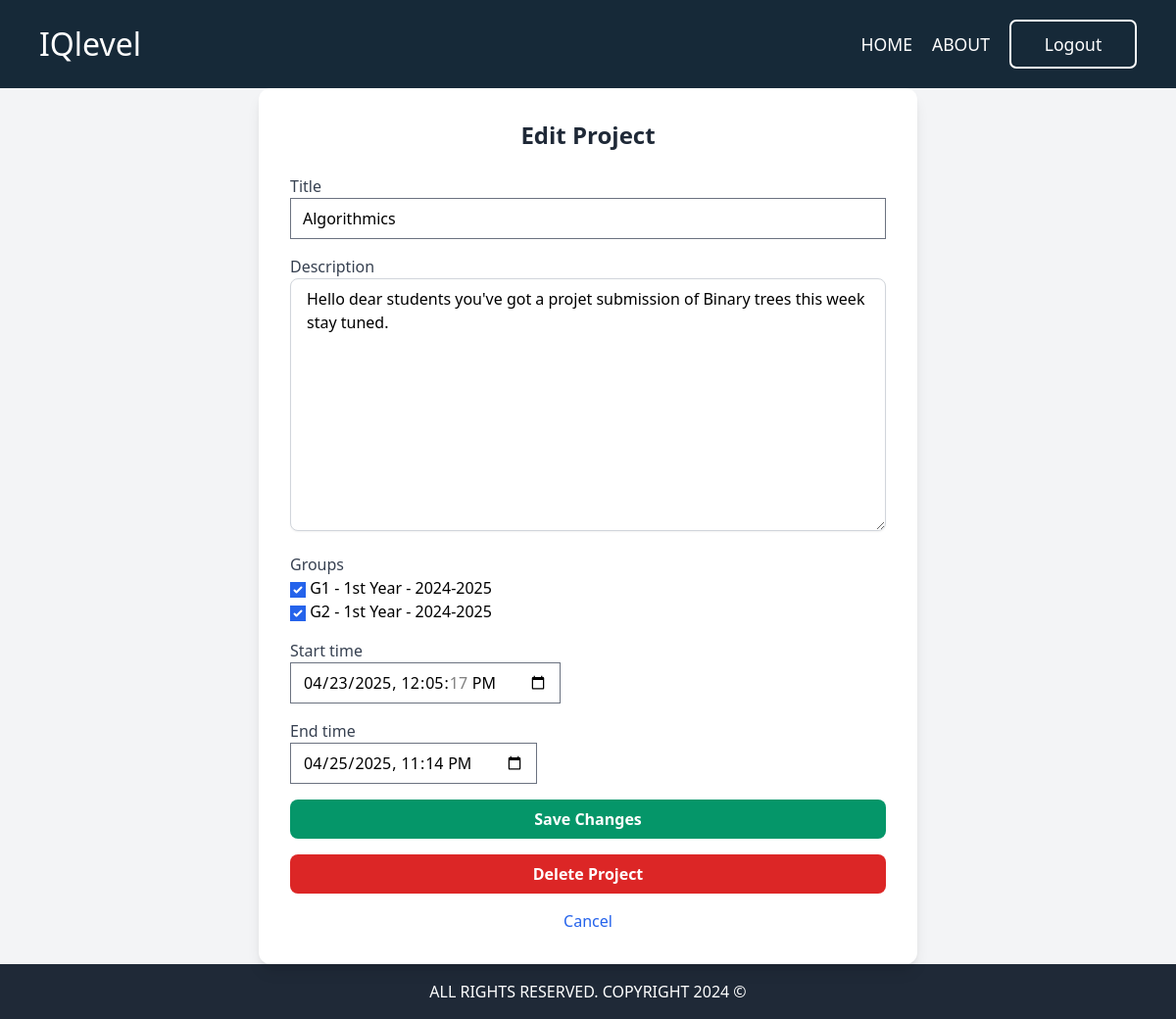
Page /professor/edit-project/1/ (signed in) on the earlier database version.
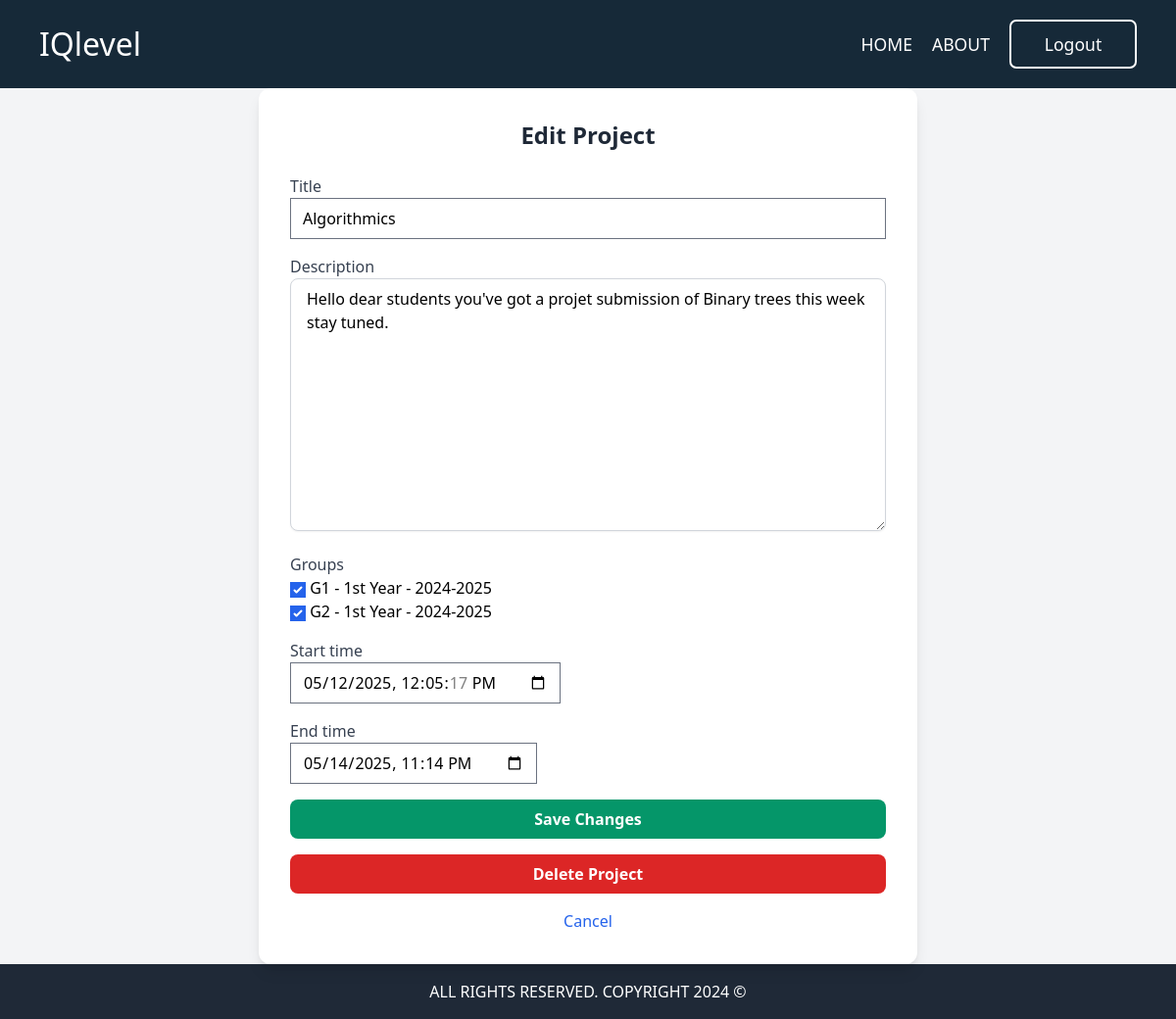
Same page on the later database version.
### projetTask/models.py (models this page shows, shortened)
class ProjectSubmissionTask(models.Model):
    title = models.CharField(max_length=200)
    description = models.TextField()
    created_by = models.ForeignKey(Professor, on_delete=models.CASCADE)
    groups = models.ManyToManyField(Group)
    start_time = models.DateTimeField()
    end_time = models.DateTimeField()

### documents/views.py (the view)
# urls.py: path('professor/edit-project/<int:project_id>/', views.edit_project, name='edit_project'),
@login_required
def edit_project(request, project_id):
    project = get_object_or_404(ProjectSubmissionTask, id=project_id)
    if not request.user.is_professor:
        messages.error(request, "You are not authorized to edit this quiz.")
        print("hh")
        return redirect('index')  # Redirect unauthorized users
    if request.method == "POST":
        form = projectForm(request.POST, instance=project, professor=request.user.professor)
        if form.is_valid():
            form.save()
            return redirect('index')
    else:
        form = projectForm(instance=project, professor=request.user.professor)
    return render(request, 'projet/edit_project.html', {'form': form, 'project': project})

### documents/models.py (called while the page is built)
    @property
    def is_professor(self):
        return self.role == 'professor'

### groupe/models.py (called while the page is built)
    def __str__(self):
        return f"{self.name} - {self.academic_level} - {self.academic_session.year}"

### theme/templates/projet/edit_project.html (shortened to what this page needs)
{% extends "base.html" %}
{% load static %}
{% block content %}
<section class="bg-gray-100 flex items-center justify-center min-h-screen">
    <div class="w-full max-w-2xl bg-white shadow-lg rounded-xl p-8">
        <h2 class="text-2xl font-bold text-gray-800 mb-6 text-center">Edit Project</h2>
        <form method="POST" enctype="multipart/form-data" class="space-y-4">
            {% for field in form %}
                <div>
                    <label class="block text-gray-700 font-medium">{{ field.label }}</label>
                    {{ field }}
                </div>
            {% endfor %}
            <button type="submit" class="w-full bg-green-600 hover:bg-green-700 text-white font-bold py-2 px-4 rounded-lg transition">Save Changes</button>
        </form>
        <form method="POST" action="{% url 'delete_project' project.id %}" class="mt-4" onsubmit="confirmDeletion(event)">
            <button type="submit" class="w-full bg-red-600 hover:bg-red-700 text-white font-bold py-2 px-4 rounded-lg transition">Delete Project</button>
        </form>
        <div class="mt-4 text-center">
            <a href="{% url 'index' %}" class="text-blue-600 hover:underline">Cancel</a>
        </div>
    </div>
</section>
{% endblock content %}

Differences in the rows shown:
changed ProjectSubmissionTask "Algorithmics": start_time "04/23/2025 12:05:17" → "05/12/2025 12:05:17"; end_time "04/25/2025 23:14" → "05/14/2025 23:14"
